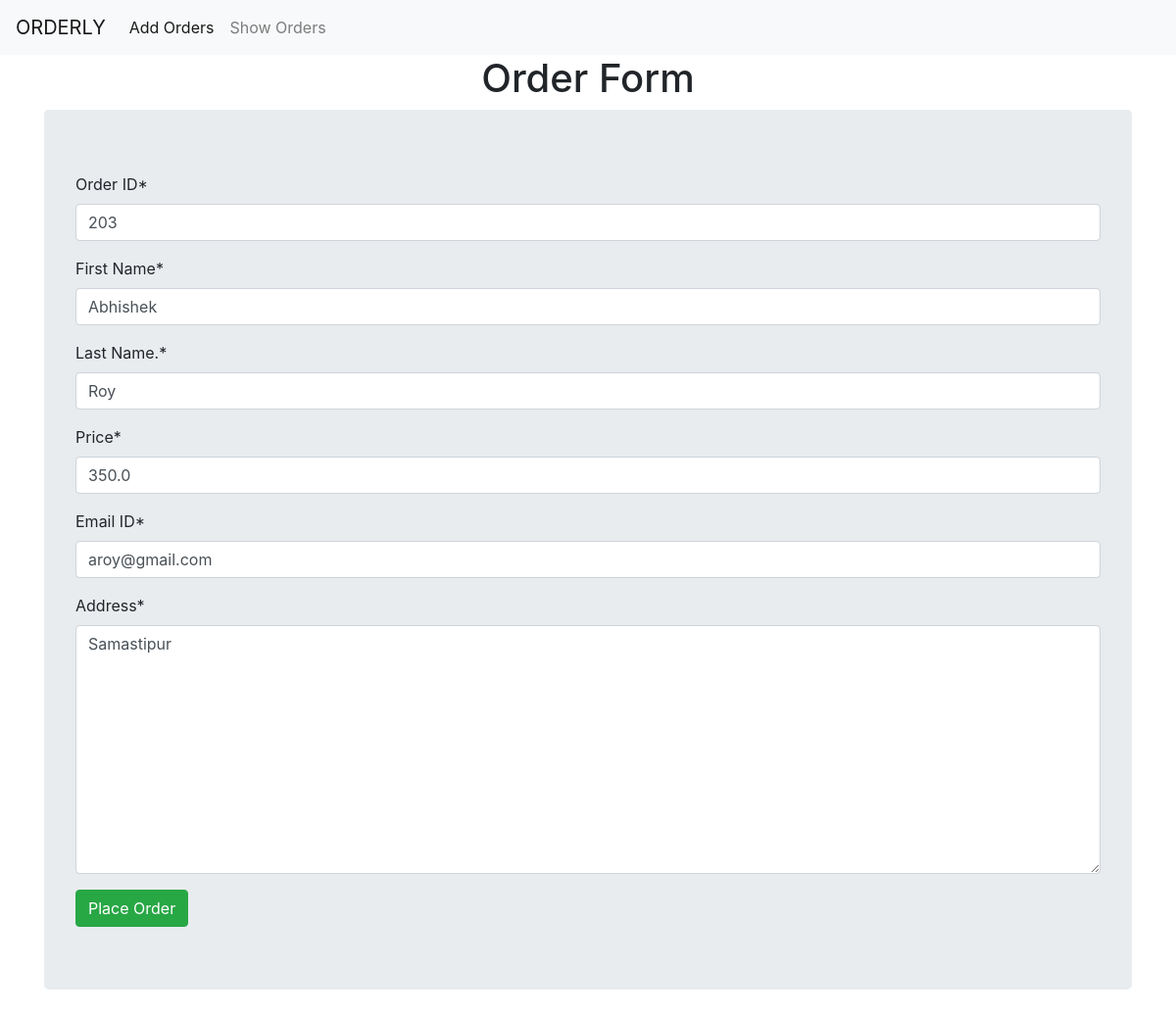
Page /up/203 on the committed database.
### orders/models.py (models this page shows, shortened)
class Orders(models.Model):
    oid = models.IntegerField(primary_key=True)
    fname = models.CharField(max_length=20)
    lname = models.CharField(max_length=20)
    price = models.FloatField()
    mail = models.EmailField()
    addr = models.CharField(max_length=50)

### orders/views.py (the view)
# urls.py: path('up/<int:f_oid>', views.updateView, name= 'update_url'),
def updateView(request, f_oid):
    obj = Orders.objects.get(oid=f_oid)
    form = OrderForm(instance=obj)
    if request.method == 'POST':
        form = OrderForm(request.POST, instance=obj)
        if form.is_valid():
            form.save()
            return redirect('show_url')
    template_name = 'orders/orders.html'
    context = {'form': form}
    return render(request, template_name, context)

### orders/forms.py
class OrderForm(forms.ModelForm):
    class Meta:
        model = Orders
        fields = '__all__'
        labels = {
            'oid': 'Order ID',
            'fname' : 'First Name',
            'lname' : 'Last Name.' ,
            'price' : 'Price' ,
            'mail' : 'Email ID',
            'addr' : 'Address' ,
        }
        widgets  ={
            'oid' : forms.NumberInput(attrs={'placeholder': 'eg. 101'}),
            'fname' : forms.TextInput(attrs={'placeholder': 'eg. UmaShankar'}),
            'lname' : forms.TextInput(attrs={'placeholder': 'eg. Singh'}),
            'price' : forms.NumberInput(attrs={'placeholder': 'eg. 10000'}),
            'mail' : forms.EmailInput(attrs={'placeholder': 'eg. abc@gmail.com'}),
            'addr' : forms.Textarea(attrs={'placeholder': 'eg. IN'}),
        }

### orders/templates/orders/orders.html (shortened to what this page needs)
{% extends 'orders/layout.html' %}
{% load crispy_forms_tags %}
{% block content %}
<center><h1>Order Form</h1></center>
<div class="container">
    <form method="post" class="jumbotron">
        {{form|crispy}}
        <input type="submit" value="Place Order" class="btn btn-success">
    </form>
</div>
{% endblock %}

### rows in the picture
Orders: oid "203", fname "Abhishek", lname "Roy", price "350.0", mail "aroy@gmail.com", addr "Samastipur"
